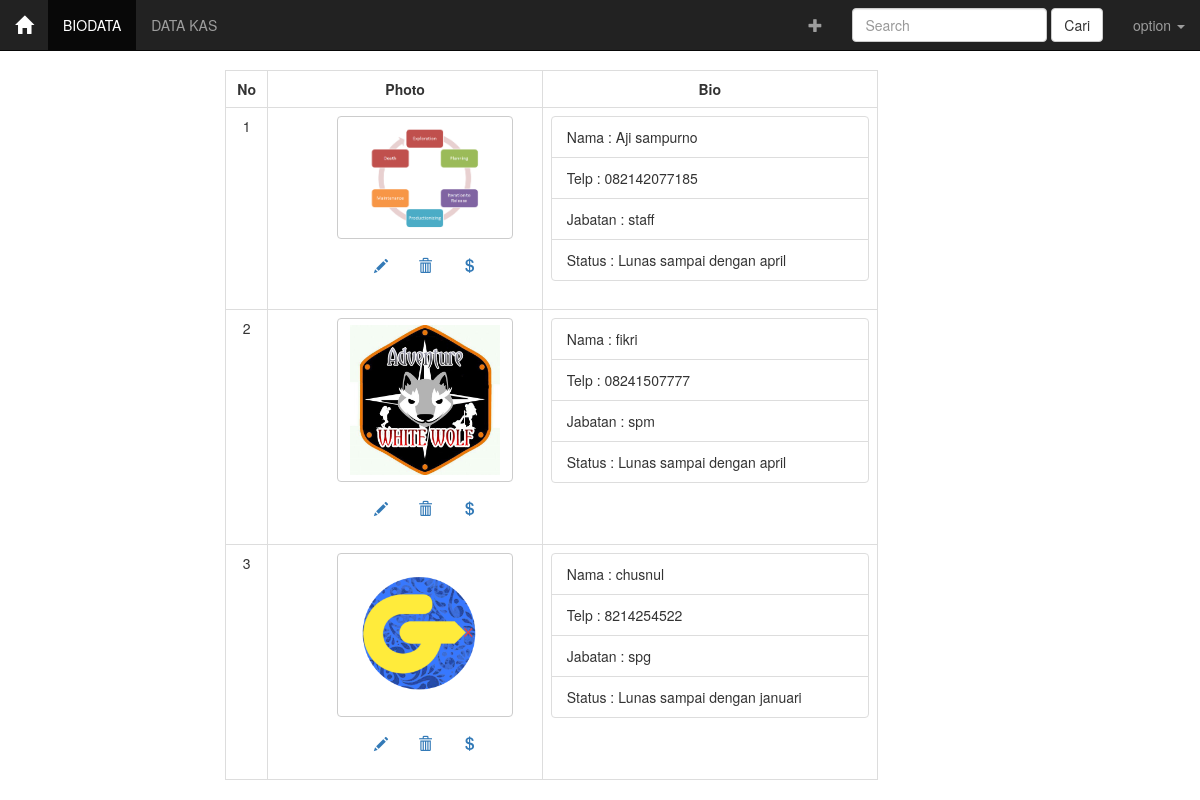
Page /biodata_adm.php (signed in) on the committed database.
### tables this page shows
CREATE TABLE `data_karyawan` (
  `id` int(200) NOT NULL,
  `nama` varchar(200) NOT NULL,
  `telp` varchar(200) NOT NULL,
  `jabatan` varchar(200) NOT NULL,
  `status` varchar(200) NOT NULL,
  `gambar` varchar(200) NOT NULL,
  `uang` varchar(200) NOT NULL
);

### function.php (called while the page is built, shortened)
<?php
	$konek = mysqli_connect("localhost","root","","karyawan");
	function query($query){
		global $konek;
		$hasil = mysqli_query($konek,$query);
		while ($row = mysqli_fetch_assoc($hasil)) {
			$rows[] = $row;
		}
		return $rows;
	}
 ?>

### biodata_adm.php (the view, shortened to what this page needs)
<?php
    require 'function.php';
    $karyawan = query("SELECT * FROM data_karyawan");
 ?>
<!doctype html>
<html lang="en">
  <head>
    <link rel="stylesheet" href="https://stackpath.bootstrapcdn.com/bootstrap/3.4.1/css/bootstrap.min.css">
  </head>
  <body>
    <nav class="navbar navbar-inverse navbar-fixed-top">
      <div class="container-fluid">
        <div class="navbar-header">
          <a class="navbar-brand" href="admin.php">
          <span class="glyphicon glyphicon-home"></span></a>
        </div>
        <div class="collapse navbar-collapse" id="bs-example-navbar-collapse-1">
          <ul class="nav navbar-nav">
            <li class="active">
              <a href="biodata_adm.php">BIODATA <span class="sr-only">(current)</span></a>
            </li>
            <li>
              <a href="datakas_adm.php">DATA KAS </a>
            </li>
          </ul>
          <ul class="nav navbar-nav navbar-right">
            <li class="dropdown">
              <a href="#" class="dropdown-toggle" data-toggle="dropdown" role="button" aria-haspopup="true" aria-expanded="false">option <span class="caret"></span></a>
            </li>
          </ul>
          <form class="navbar-form navbar-right" action="" method="post">
            <div class="form-group">
              <input name="keyword" autocomplete="off" autofocus="" type="text" class="form-control" placeholder="Search">
            </div>
            <button name="cari" type="submit" class="btn btn-default">Cari</button>
          </form>
          <ul class="nav navbar-nav navbar-right">
            <li>
              <a href="tambah.php">
                <span class="glyphicon glyphicon-plus" aria-hidden="true">
              </a>
            </li>
        </div>
      </div>
    </nav>
            <h1>=</h1>
    <section>
      <div class="container">
        <div class="row">
          <div class="col-sm-7 col-sm-offset-2">
            <table class="table table-bordered">
             <tr>
                <th class="text-center">No</th>
                <th class="text-center">Photo</th>
                <th class="text-center">Bio</th>
              </tr>
    <?php $id = 1; ?>
    <?php
      foreach ($karyawan as $baris)
     : ?>
              <tr>
                <td class="text-center"><?php echo $id;?></td>
                <td class="text-center">
                  <ul class="text-center">
                    <li class="btn btn-default">
                      <img src="gambar/<?php echo $baris["gambar"]; ?>" width="150" >
                    </li>
                  </ul>
                  <ul>
                    <li class="btn btn-inverse">
                      <a href="ubah.php?id=<?php echo $baris["id"]; ?>">
                        <span class="glyphicon glyphicon-pencil"></span>
                      </a>
                    </li>
                    <li class="btn btn-inverse">
                      <a href="hapus.php?id=<?php echo $baris["id"]; ?>" onclick=" return confirm('yakin')"><span class="glyphicon glyphicon-trash"></span></a>
                    </li>
                    <li class="btn btn-inverse">
                      <a href="tambah_kas.php?id=<?php echo $baris["id"]; ?>">
                        <span class="glyphicon glyphicon-usd"></span>
                      </a>
                    </li>
                  </ul>
                </td>
                <td>
                  <ul class="list-group">
                    <li class="list-group-item text-left">Nama : <?php echo $baris["nama"]; ?></li>
                    <li class="list-group-item text-left">Telp : <?php echo $baris["telp"]; ?></li>
                    <li class="list-group-item text-left">Jabatan : <?php echo $baris["jabatan"]; ?></li>
                    <li class="list-group-item text-left">Status : <?php echo $baris["status"]; ?></li>
                  </ul>
                </td>
              </tr>
    <?php $id =$id+1; ?>
    <?php endforeach; ?>
            </table>
          </div>
        </div>
      </div>
    </section>
  </body>
</html>

### rows in the picture
data_karyawan: gambar (picture), nama "Aji sampurno", telp "082142077185", jabatan "staff", status "Lunas sampai dengan april"
data_karyawan: gambar (picture), nama "fikri", telp "08241507777", jabatan "spm", status "Lunas sampai dengan april"
data_karyawan: gambar (picture), nama "chusnul", telp "8214254522", jabatan "spg", status "Lunas sampai dengan januari"
